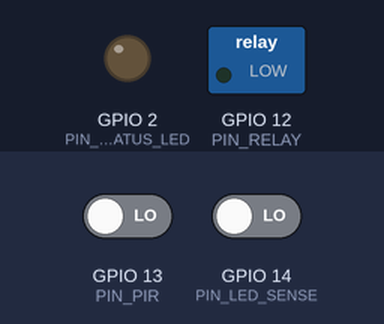
Simulated run of this program. Board: ESP32. Shown: switched loads named in the program (green lamp = pin HIGH), output pins drawn as LEDs (lit = HIGH). Inputs (shaded band) come from the test bench; at power-on: GPIO 13 (PIN_PIR) LOW, GPIO 14 (PIN_LED_SENSE) LOW. WiFi joins after 1.5 s; servers stay silent unless stated; uploads are accepted with an empty reply; what the program prints to the serial monitor is not drawn.

Above: at 0.6 s.
At 5.2 s:
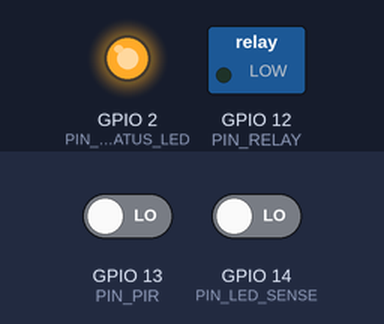
5.3 s: GPIO 13 (PIN_PIR) driven HIGH
6.8 s: GPIO 13 (PIN_PIR) driven LOW
Timing chart, 0 to 9.8 s (numbered marks = the images above; inputs shaded):
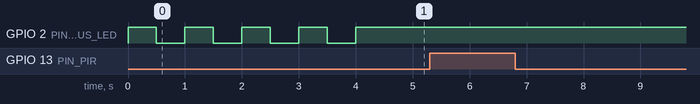

Measured:
- after the input at 5.3 s, every drawn part: stays the same
- after the input at 6.8 s, every drawn part: stays the same

The program:

main.cpp
```cpp
#include <WiFi.h>
#include <HTTPClient.h>
#include <ArduinoJson.h>
#include "config.h"

// WiFi客户端
WiFiClient wifiClient;
HTTPClient http;

// 全局变量
bool deviceConnected = false;
bool motionDetected = false;
bool relayActive = false; // 继电器状态（控制LED灯）
unsigned long lastMotionTime = 0;
unsigned long lastStatusUpdate = 0;
unsigned long lastCommandCheck = 0;
unsigned long lastWiFiCheck = 0;

// 函数声明
void setupWiFi();
void checkWiFiConnection();
void syncWithServer();
void activateRelay();
void deactivateRelay();
void blinkStatusLED(int times, int delayTime);
void debug(String message);

void setup() {
  // 初始化串口
  Serial.begin(DEBUG_BAUD);
  while (!Serial) {
    delay(100);
  }

  debug("=== 智能断电装置初始化 ===");

  // 初始化引脚
  pinMode(PIN_PIR, INPUT);
  pinMode(PIN_RELAY, OUTPUT);
  pinMode(PIN_LED_SENSE, INPUT); // LED 状态检测引脚
  pinMode(PIN_STATUS_LED, OUTPUT);

  // 初始状态
  digitalWrite(PIN_RELAY, LOW);
  digitalWrite(PIN_STATUS_LED, LOW);

  // 闪烁LED表示启动
  blinkStatusLED(3, 500);

  // 连接WiFi
  setupWiFi();

  // 等待WiFi连接
  while (!WiFi.isConnected()) {
    delay(500);
    Serial.print(".");
    digitalWrite(PIN_STATUS_LED, !digitalRead(PIN_STATUS_LED));
  }

  digitalWrite(PIN_STATUS_LED, HIGH);
  deviceConnected = true;

  debug("WiFi连接成功: " + WiFi.localIP().toString());
  debug("=== 初始化完成 ===");
}

void loop() {
  checkWiFiConnection();

  // 1. 哑终端：仅收集信息 (只更新 motionDetected 变量)
  int pirValue = digitalRead(PIN_PIR);
  if (pirValue == MOTION_DETECTED) {
    if (!motionDetected) {
      motionDetected = true;
      lastMotionTime = millis();
      debug("传感器：检测到人体运动");
    }
  } else {
    if (motionDetected && (millis() - lastMotionTime >= 2000)) {
      motionDetected = false;
      debug("传感器：人体运动结束");
    }
  }

  // 2. 核心：每秒强制同步 (上传数据 -> 获取指令 -> 执行动作)
  if (millis() - lastStatusUpdate >= STATUS_UPDATE_INTERVAL && WiFi.isConnected()) {
    syncWithServer();
    lastStatusUpdate = millis();
  }

  delay(50);
}

void setupWiFi() {
  debug("正在连接WiFi: " + String(WIFI_SSID));

  // 设置WiFi模式
  WiFi.mode(WIFI_STA);

  // 连接WiFi
  WiFi.begin(WIFI_SSID, WIFI_PASSWORD);

  // 等待连接
  unsigned long startTime = millis();
  while (WiFi.status() != WL_CONNECTED && millis() - startTime < 15000) {
    delay(500);
    Serial.print(".");
    digitalWrite(PIN_STATUS_LED, !digitalRead(PIN_STATUS_LED));
  }

  if (WiFi.status() == WL_CONNECTED) {
    debug("WiFi连接成功");
    debug("IP地址: " + WiFi.localIP().toString());
    debug("MAC地址: " + WiFi.macAddress());
    digitalWrite(PIN_STATUS_LED, HIGH);
  } else {
    debug("WiFi连接失败");
    digitalWrite(PIN_STATUS_LED, LOW);
  }
}

void checkWiFiConnection() {
  // 定期检查WiFi连接
  if (millis() - lastWiFiCheck >= 5000) {
    if (!WiFi.isConnected()) {
      debug("WiFi连接丢失，正在重新连接...");
      digitalWrite(PIN_STATUS_LED, LOW);
      WiFi.reconnect();

      // 等待重新连接
      unsigned long startTime = millis();
      while (WiFi.status() != WL_CONNECTED && millis() - startTime < 10000) {
        delay(500);
        digitalWrite(PIN_STATUS_LED, !digitalRead(PIN_STATUS_LED));
      }

      if (WiFi.isConnected()) {
        debug("WiFi重新连接成功");
        digitalWrite(PIN_STATUS_LED, HIGH);
        deviceConnected = true;
        blinkStatusLED(2, 300);
      }
    }
    lastWiFiCheck = millis();
  }
}

void activateRelay() {
  relayActive = true;
  digitalWrite(PIN_RELAY, RELAY_ON);
  debug("执行服务器指令：开启继电器");
}

void deactivateRelay() {
  relayActive = false;
  digitalWrite(PIN_RELAY, RELAY_OFF);
  debug("执行服务器指令：关闭继电器");
}

void syncWithServer() {
  if (!WiFi.isConnected()) return;

  // 1. 获取服务器指令并立即执行 (控制优先)
  String relayUrl = "http://" + String(SERVER_HOST) + ":" + String(SERVER_PORT) + "/api/v1/relay_state";
  http.begin(wifiClient, relayUrl);
  int httpCode = http.GET();

  if (httpCode == HTTP_CODE_OK) {
    String payload = http.getString();
    if (payload == "1") {
      activateRelay();
    } else if (payload == "0") {
      deactivateRelay();
    }
  }
  http.end();

  // 2. 上报当前传感器原始数据 (回显同步)
  bool ledLit = (digitalRead(PIN_LED_SENSE) == HIGH);
  String statusUrl = "http://" + String(SERVER_HOST) + ":" + String(SERVER_PORT) + "/api/v1/status";
  http.begin(wifiClient, statusUrl);
  http.addHeader("Content-Type", "application/json");

  JsonDocument doc;
  doc["device_id"] = DEVICE_ID;
  doc["motion"] = motionDetected;
  doc["relay"] = relayActive;
  doc["led_sensed"] = ledLit;

  int situation = motionDetected ? 1 : (ledLit ? 2 : 3);
  doc["situation"] = situation;

  String jsonString;
  serializeJson(doc, jsonString);
  http.POST(jsonString);
  http.end();
}

void blinkStatusLED(int times, int delayTime) {
  for (int i = 0; i < times; i++) {
    digitalWrite(PIN_STATUS_LED, HIGH);
    delay(delayTime);
    digitalWrite(PIN_STATUS_LED, LOW);
    if (i < times - 1) {
      delay(delayTime);
    }
  }
}

void debug(String message) {
  if (DEBUG_SERIAL) {
    Serial.println("[" + String(millis()) + "] " + message);
  }
}
```

config.h
```cpp
// Auto-copied for PlatformIO include folder
#ifndef SMART_GUARDIAN_ESP32_INCLUDE_CONFIG_H
#define SMART_GUARDIAN_ESP32_INCLUDE_CONFIG_H

#include <Arduino.h>

// WiFi 配置
#define WIFI_SSID "******"          // 替换为你的WiFi名称
#define WIFI_PASSWORD "*******"  // 替换为你的WiFi密码

// 服务器配置
#define SERVER_HOST "117.72.189.169"         // 替换为服务器IP地址
#define SERVER_PORT 5000                     // 服务器端口号
#define API_PATH "/api/v1/status"           // API路径

// 引脚配置
#define PIN_PIR 13                           // 人体传感器引脚
#define PIN_RELAY 12                         // 继电器引脚（断电器）
#define PIN_LED_SENSE 14                     // LED状态查询引脚（输入）

// 设备配置
#define DEVICE_ID "esp32_smart_guardian"    // 设备唯一标识
#define DEVICE_NAME "智能断电装置"    // 设备名称

// 板载状态指示灯
#define PIN_STATUS_LED 2

// 传感器配置
#define MOTION_DETECTED HIGH                 // 人体传感器检测到信号的电平
#define SENSOR_DELAY 500                     // 传感器读取延迟（毫秒）

// 继电器配置
#define RELAY_ON HIGH                        // 继电器开启电平
#define RELAY_OFF LOW                        // 继电器关闭电平

// 通信配置
#define HTTP_TIMEOUT 2000                    // HTTP请求超时时间（毫秒）
#define STATUS_UPDATE_INTERVAL 500           // 每 500ms 上报并同步一次
#define RETRY_COUNT 3                        // 网络请求重试次数

// 调试配置
#define DEBUG_SERIAL 1                       // 是否启用串口调试（1/0）
#define DEBUG_BAUD 115200                    // 串口调试波特率

// 安全策略
#define AUTO_RELAY_ON_MOTION 1               // 检测到人体是否自动激活继电器（1/0）

#endif
```
